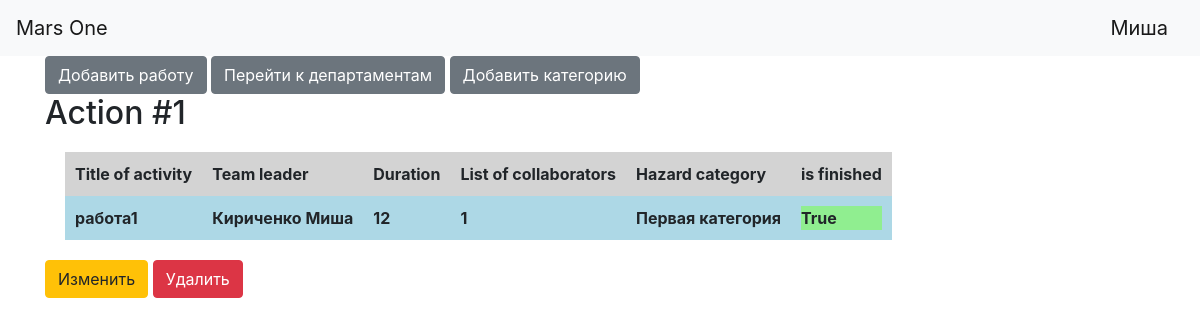
The page / (signed in) on the database its author committed.
### data/users.py (models this page shows, shortened)
class User(SqlAlchemyBase, UserMixin, SerializerMixin):
    __tablename__ = 'users'
    id = sqlalchemy.Column(sqlalchemy.Integer,
                           primary_key=True,
                           autoincrement=True)
    surname = sqlalchemy.Column(sqlalchemy.String, nullable=True)
    name = sqlalchemy.Column(sqlalchemy.String, nullable=True)
    age = sqlalchemy.Column(sqlalchemy.Integer, nullable=True)
    position = sqlalchemy.Column(sqlalchemy.String, nullable=True)
    speciality = sqlalchemy.Column(sqlalchemy.String, nullable=True)
    address = sqlalchemy.Column(sqlalchemy.String, nullable=True)
    email = sqlalchemy.Column(sqlalchemy.String, nullable=True, unique=True)
    hashed_password = sqlalchemy.Column(sqlalchemy.String, nullable=True)
    modified_date = sqlalchemy.Column(sqlalchemy.DateTime, default=datetime.datetime.now)
    city_from = sqlalchemy.Column(sqlalchemy.String, nullable=True)
    jobs = orm.relationship("Jobs", back_populates='user')
    departments = orm.relationship("Departments", back_populates='user')

### data/jobs.py (models this page shows)
class Jobs(SqlAlchemyBase, SerializerMixin):
    __tablename__ = 'jobs'
    id = sqlalchemy.Column(sqlalchemy.Integer, primary_key=True, autoincrement=True)
    team_leader = sqlalchemy.Column(sqlalchemy.Integer, sqlalchemy.ForeignKey("users.id"))
    job = sqlalchemy.Column(sqlalchemy.String, nullable=True)
    work_size = sqlalchemy.Column(sqlalchemy.Integer, nullable=True)
    collaborators = sqlalchemy.Column(sqlalchemy.String)
    start_date = sqlalchemy.Column(sqlalchemy.DateTime)
    end_date = sqlalchemy.Column(sqlalchemy.DateTime)
    is_finished = sqlalchemy.Column(sqlalchemy.Boolean)
    categories = orm.relationship("Category",
                                  secondary="association",
                                  backref="jobs")
    user = orm.relationship('User')

### data/category.py (models this page shows)
class Category(SqlAlchemyBase, SerializerMixin):
    __tablename__ = 'category'
    id = sqlalchemy.Column(sqlalchemy.Integer, primary_key=True,
                           autoincrement=True)
    name = sqlalchemy.Column(sqlalchemy.String, nullable=True)

### main.py (the view)
@app.route("/")
def index():
    db = db_session.create_session()
    jobs = db.query(Jobs).all()
    data = []
    ides = []
    users = []
    for job in jobs:
        team_leader = db.query(User).filter(User.id == job.team_leader).first()
        data.append((job.job, f'{team_leader.surname} {team_leader.name}',
                    job.work_size, job.collaborators, ', '.join([i.name for i in job.categories]), job.is_finished))
        ides.append(job.id)
        users.append(job.user)
    return render_template('index.html', data=data, ides=ides, title='Страница Миссии', users=users)

### data/db_session.py (called while the page is built)
def create_session() -> Session:
    global __factory
    return __factory()

### main.py (called while the page is built)
@login_manager.user_loader
def load_user(user_id):
    db_sess = db_session.create_session()
    return db_sess.query(User).get(user_id)

### templates/index.html
{% extends "base.html" %}
{% block content %}
{% if current_user.is_authenticated %}
<a href="/jobs" class="btn btn-secondary">Добавить работу</a>
<a href="/departments" class="btn btn-secondary">Перейти к департаментам</a>
<a href="/category" class="btn btn-secondary">Добавить категорию</a>
{% endif %}
{% set headers = ['Title of activity', 'Team leader', 'Duration', 'List of collaborators', 'Hazard category', 'is finished'] %}
{% for job in data %}
<h2>Action #{{ides[loop.index0]}}</h2>
<table>
    <thead>
        <tr>
            {% for title in headers %}
            <th>{{title}}</th>
            {% endfor %}
        </tr>
    </thead>
    <tbody>
        <tr>
            {% for item in job %}
            <th>
                {% if loop.last %}
                {% if item %}
                <div class='complete'>
                    {% else %}
                    <div class="non-complete">
                        {% endif %}
                        {% endif %}
                        {{item}}
                        {% if loop.last %}
                    </div>
                    {% endif %}
            </th>
            {% endfor %}
        </tr>
    </tbody>
</table>
{% if current_user.is_authenticated and current_user == users[loop.index0] or current_user.id == 1%}
<div>
    <a href="/jobs/{{ ides[loop.index0] }}" class="btn btn-warning">
        Изменить
    </a>
    <a href="/job_delete/{{ ides[loop.index0] }}" class="btn btn-danger">
        Удалить
    </a>
</div>
{% endif %}
{% endfor %}
{% endblock %}

### templates/base.html (shortened to what this page needs)
<!doctype html>
<html lang="en">
<head>
    <link rel="stylesheet" href="static/css/style.css">
    <link rel="stylesheet" href="https://stackpath.bootstrapcdn.com/bootstrap/4.4.1/css/bootstrap.min.css">
</head>
  <body>
    <header>
      <nav class="navbar navbar-light bg-light">
        <a class="navbar-brand" href="#">Mars One</a>
        {% if current_user.is_authenticated %}
          <a class="navbar-brand" href="/logout">{{ current_user.name }}</a>
        {% else %}
          <p>
              <a class="btn btn-primary " href="/register">Зарегистрироваться</a>
              <a class="btn btn-success" href="/login">Войти</a>
          </p>
        {% endif %}
      </nav>
    </header>
    <main role="main" class="container">
        {% block content %}{% endblock %}
    </main>
  </body>
</html>

### static/css/style.css (style rules this page uses)
thead th { background-color: lightgray; }
tbody th { background-color: lightblue; }
.complete { background-color: lightgreen; }
table th { padding: 10px; }
table { margin: 20px; }

### rows shown on the page
User: name "Миша"
Jobs: job "работа1"
Category: name "Первая категория"

### other values the page prints
{{ ides[loop.index0] }} "1"
{{ title }} "Title of activity" "Team leader" "Duration" "List of collaborators" "Hazard category" "is finished"
{{ item }} "Кириченко Миша" "12" "1" "True"
